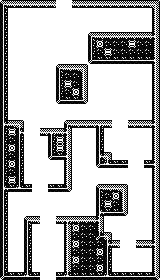

This is a level from a 2D game, rendered from its Tiled map with the project's own tilesets. A one-line summary and the complete map file follow:
An orthogonal 20x35 tile map with 8x8 px tiles, 1 tile layer (Tile Layer 1).

<map version="1.2" tiledversion="1.2.0" orientation="orthogonal" renderorder="right-down" width="20" height="35" tilewidth="8" tileheight="8" infinite="0" nextlayerid="5" nextobjectid="1">
 <tileset firstgid="1" source="Spore 1.tsx" />
 <layer id="4" name="Tile Layer 1" width="20" height="35">
  <data encoding="csv">
2,3,3,3,3,3,3,1,1,3,3,3,3,3,3,3,3,3,3,4,
6,1,1,1,1,1,1,1,1,1,1,1,1,1,1,1,1,1,1,8,
6,1,1,1,1,1,1,1,1,1,1,1,1,1,1,1,1,1,1,8,
6,1,1,1,1,1,1,1,1,1,1,1,1,1,1,1,1,1,1,8,
6,1,1,1,1,1,1,1,1,1,1,2,3,3,3,3,3,3,3,5,
6,1,1,1,1,1,1,1,1,1,1,6,16,7,7,7,15,7,7,8,
6,1,1,1,1,1,1,1,1,1,1,6,7,15,7,7,7,7,7,8,
6,1,1,1,1,1,1,1,1,1,1,10,11,11,11,11,11,11,11,5,
6,1,1,1,1,1,1,2,3,3,4,1,1,1,1,1,1,1,1,8,
6,1,1,1,1,1,1,6,7,7,8,1,1,1,1,1,1,1,1,8,
6,1,1,1,1,1,1,6,15,7,8,1,1,1,1,1,1,1,1,8,
6,1,1,1,1,1,1,6,7,16,8,1,1,1,1,1,1,1,1,8,
6,1,1,1,1,1,1,10,11,11,12,1,1,1,1,1,1,1,1,8,
6,1,1,1,1,1,1,1,1,1,1,1,1,1,1,1,1,1,1,8,
6,1,1,1,1,1,1,1,1,1,1,1,1,1,1,1,1,1,1,8,
9,3,4,1,1,1,1,1,2,3,3,3,14,3,1,1,3,3,3,5,
6,15,9,1,1,3,14,3,5,1,1,1,6,1,1,1,1,1,1,8,
6,7,6,1,1,1,6,15,8,1,1,1,6,1,1,1,1,1,1,8,
6,16,6,1,1,1,6,15,8,1,1,1,6,1,1,1,1,1,1,8,
6,7,6,1,1,1,10,11,5,1,1,1,9,4,1,1,1,1,1,8,
6,16,6,1,1,1,1,1,8,1,1,1,10,13,11,11,1,1,11,5,
6,7,6,1,1,1,1,1,8,1,1,1,1,1,1,1,1,1,1,8,
6,15,6,1,1,1,1,1,8,1,1,1,1,1,1,1,1,1,1,8,
9,11,13,11,1,1,11,11,12,1,1,1,2,3,3,4,1,1,1,8,
6,1,1,1,1,1,1,1,1,1,1,1,6,7,16,8,1,1,1,8,
6,1,1,1,1,1,1,1,1,1,1,1,6,15,7,8,1,1,1,8,
6,1,1,1,1,1,1,1,1,1,1,1,9,11,11,12,1,1,1,8,
6,1,1,2,3,1,1,3,14,3,3,3,5,1,1,1,1,1,1,8,
6,1,1,6,1,1,1,1,8,16,7,7,8,1,1,1,1,1,1,8,
6,1,1,6,1,1,1,1,8,7,7,7,10,4,1,1,1,1,1,8,
6,1,1,6,1,1,1,1,8,16,7,7,7,9,3,1,1,3,3,5,
6,1,1,6,1,1,1,1,8,7,7,7,16,6,1,1,1,1,1,8,
6,1,1,6,1,1,1,1,8,16,7,7,7,6,1,1,1,1,1,8,
6,1,1,6,1,1,1,1,8,7,7,7,16,6,1,1,1,1,1,8,
10,11,11,13,11,1,1,11,13,11,11,11,11,13,11,11,11,11,11,12
</data>
 </layer>
</map>